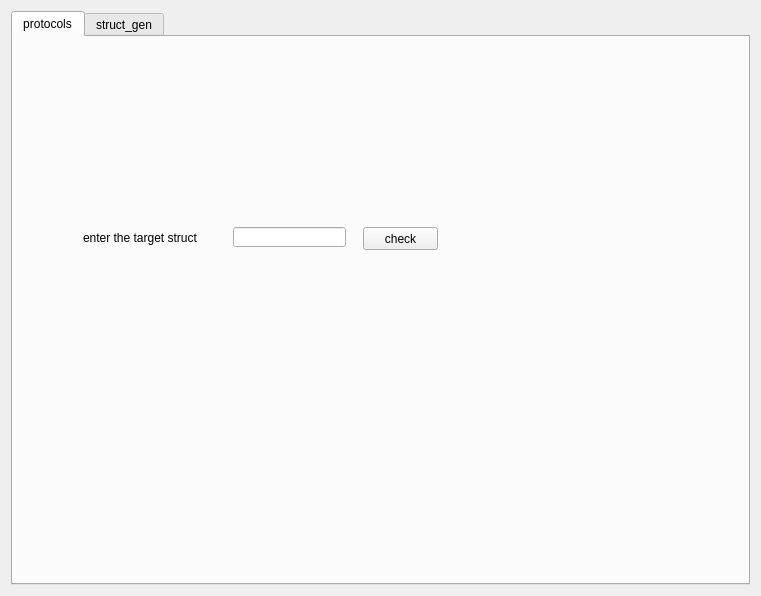
<?xml version="1.0" encoding="UTF-8"?>
<ui version="4.0">
 <class>struct_editor</class>
 <widget class="QWidget" name="struct_editor">
  <property name="geometry">
   <rect>
    <x>0</x>
    <y>0</y>
    <width>761</width>
    <height>596</height>
   </rect>
  </property>
  <property name="windowTitle">
   <string>Form</string>
  </property>
  <layout class="QGridLayout" name="gridLayout">
   <item row="0" column="0">
    <widget class="QTabWidget" name="tabWidget">
     <property name="currentIndex">
      <number>0</number>
     </property>
     <widget class="QWidget" name="tab">
      <attribute name="title">
       <string>protocols</string>
      </attribute>
      <widget class="QLineEdit" name="lineEdit_4">
       <property name="geometry">
        <rect>
         <x>220</x>
         <y>190</y>
         <width>113</width>
         <height>20</height>
        </rect>
       </property>
      </widget>
      <widget class="QLabel" name="label_4">
       <property name="geometry">
        <rect>
         <x>70</x>
         <y>190</y>
         <width>171</width>
         <height>21</height>
        </rect>
       </property>
       <property name="text">
        <string>enter the target struct</string>
       </property>
      </widget>
      <widget class="QPushButton" name="pushButton_5">
       <property name="geometry">
        <rect>
         <x>350</x>
         <y>190</y>
         <width>75</width>
         <height>23</height>
        </rect>
       </property>
       <property name="text">
        <string>check</string>
       </property>
      </widget>
     </widget>
     <widget class="QWidget" name="tab_2">
      <attribute name="title">
       <string>struct_gen</string>
      </attribute>
      <widget class="QLineEdit" name="lineEdit">
       <property name="geometry">
        <rect>
         <x>110</x>
         <y>80</y>
         <width>113</width>
         <height>20</height>
        </rect>
       </property>
      </widget>
      <widget class="QPushButton" name="pushButton">
       <property name="geometry">
        <rect>
         <x>230</x>
         <y>80</y>
         <width>111</width>
         <height>21</height>
        </rect>
       </property>
       <property name="text">
        <string>add new struct</string>
       </property>
      </widget>
      <widget class="QLineEdit" name="lineEdit_2">
       <property name="geometry">
        <rect>
         <x>120</x>
         <y>120</y>
         <width>113</width>
         <height>20</height>
        </rect>
       </property>
      </widget>
      <widget class="QPushButton" name="pushButton_2">
       <property name="geometry">
        <rect>
         <x>240</x>
         <y>140</y>
         <width>111</width>
         <height>21</height>
        </rect>
       </property>
       <property name="text">
        <string>add new member</string>
       </property>
      </widget>
      <widget class="QLineEdit" name="lineEdit_3">
       <property name="geometry">
        <rect>
         <x>120</x>
         <y>150</y>
         <width>113</width>
         <height>20</height>
        </rect>
       </property>
      </widget>
      <widget class="QLabel" name="label">
       <property name="geometry">
        <rect>
         <x>20</x>
         <y>120</y>
         <width>81</width>
         <height>20</height>
        </rect>
       </property>
       <property name="text">
        <string>variable name</string>
       </property>
      </widget>
      <widget class="QLabel" name="label_2">
       <property name="geometry">
        <rect>
         <x>20</x>
         <y>150</y>
         <width>81</width>
         <height>20</height>
        </rect>
       </property>
       <property name="text">
        <string>type name</string>
       </property>
      </widget>
      <widget class="QLabel" name="label_3">
       <property name="geometry">
        <rect>
         <x>20</x>
         <y>80</y>
         <width>54</width>
         <height>12</height>
        </rect>
       </property>
       <property name="text">
        <string>struct</string>
       </property>
      </widget>
      <widget class="QPushButton" name="pushButton_3">
       <property name="geometry">
        <rect>
         <x>470</x>
         <y>140</y>
         <width>75</width>
         <height>23</height>
        </rect>
       </property>
       <property name="text">
        <string>delete</string>
       </property>
      </widget>
      <widget class="QTableWidget" name="tableWidget">
       <property name="geometry">
        <rect>
         <x>30</x>
         <y>200</y>
         <width>601</width>
         <height>301</height>
        </rect>
       </property>
      </widget>
      <widget class="QPushButton" name="pushButton_4">
       <property name="geometry">
        <rect>
         <x>370</x>
         <y>140</y>
         <width>75</width>
         <height>23</height>
        </rect>
       </property>
       <property name="text">
        <string>finished</string>
       </property>
      </widget>
     </widget>
    </widget>
   </item>
  </layout>
 </widget>
 <resources/>
 <connections/>
</ui>
